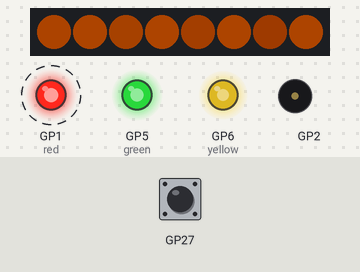
Simulated run of this program. Board: Raspberry Pi Pico running CircuitPython. Parts: 8 RGB LEDs in strip order, left to right, output pins drawn as LEDs (lit = HIGH), buzzer (waves = sounding). Dashed ring = blinking. The test bench sets the inputs (shaded band); at power-on: GP27 HIGH. Dim RGB values are drawn brighter than linear; random numbers come from a fixed seed; pins used as bus, display or sensor lines are not drawn.

Above: at 1.2 s.
1.3 s: GP27 pulled LOW for 0.15 s
At 1.64 s:
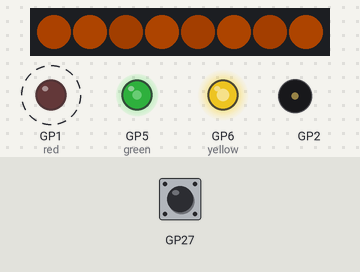
2.0 s: GP27 pulled LOW for 1 s
At 2.15 s:
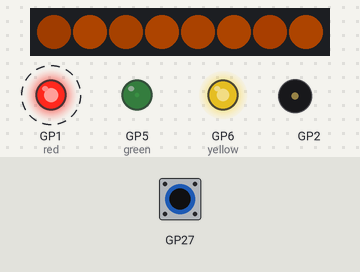
At 3.36 s:
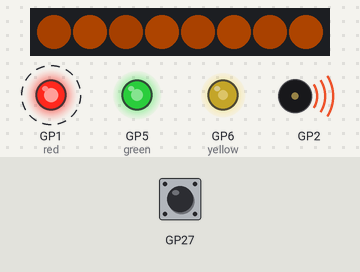
3.6 s: GP27 pulled LOW for 0.15 s
4.3 s: GP27 pulled LOW for 3.2 s
8.1 s: GP27 pulled LOW for 0.15 s
8.8 s: GP27 pulled LOW for 1 s
At 12.42 s:
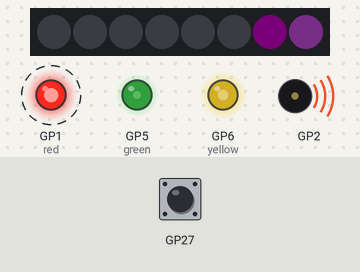
Timing chart, 0 to 13.7 s (numbered marks = the images above; inputs shaded):
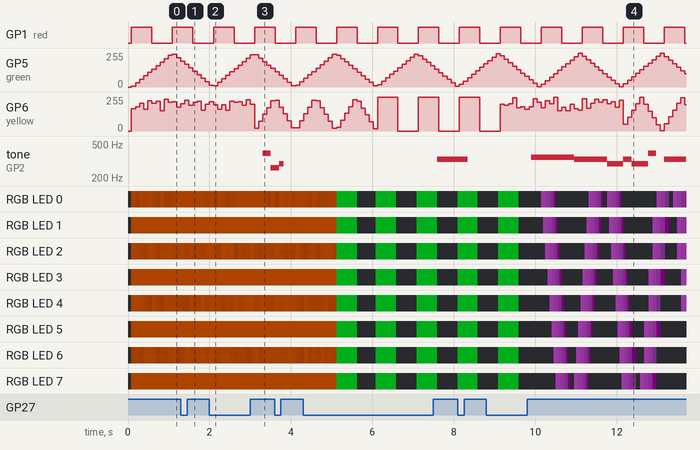

The program:

code.py
```python
from adafruit_led_animation.animation import Animation
from adafruit_led_animation.sequence import AnimationSequence
from adafruit_led_animation.animation.blink import Blink
from adafruit_led_animation.animation.comet import Comet
from adafruit_led_animation.animation.chase import Chase
from adafruit_led_animation.animation.colorcycle import ColorCycle
from adafruit_led_animation.animation.pulse import Pulse
from adafruit_led_animation.animation.sparkle import Sparkle
from adafruit_led_animation.animation.rainbow import Rainbow
from adafruit_led_animation.animation.rainbowchase import RainbowChase
from adafruit_led_animation.animation.rainbowcomet import RainbowComet
from adafruit_led_animation.animation.rainbowsparkle import RainbowSparkle
from adafruit_led_animation.color import RED, YELLOW, ORANGE, GREEN, TEAL, CYAN
from adafruit_led_animation.color import BLUE, PURPLE, MAGENTA, WHITE, BLACK
from adafruit_led_animation.color import GOLD, PINK, AQUA, JADE, AMBER, OLD_LACE

from chrismas_songs import ALL_SONGS
from leds import LED
from music import AudioPin, Song, SongSequence
from neopixel import NeoPixel
from pixel_animations import Flicker
from songs import decode_song

import framework


def init(audio: AudioPin, red: LED, green: LED, yellow: LED, pixels: NeoPixel):
    notes = [
        "C4:1", "D:1", "E:1", "F:1", "G:1", "A:1", "B:1", "C5:1",
        "B4:1", "A:1", "G:1", "F:1", "E:1", "D:1", "C:1"]
    song = Song(audio, decode_song(notes), 0.2)
    framework.music = SongSequence(song, loop=True)

    framework.yellow_animation = Flicker(yellow, speed=0.1, color=WHITE, spacing=1)
    framework.animation = Comet(pixels, speed=0.01, color=PINK, tail_length=7, bounce=True)


# Execute the script proper using the framework.
from framework import run
run(init)
```

chrismas_songs.py
```python
# This file contains some example Christmas songs already prepared using
# the song notation defined in songs.py.

JINGLE_BELLS_MUSIC = [
    "E4:2", "E:2", "E:4", "E:2", "E:2", "E:4",
    "E:2", "G:2", "C:2", "D:2", "E:8",
    "F:2", "F:2", "F:2", "F:2", "F:2", "E:2", "E:2", "E:1", "E:1",
    "E:2", "D:2", "D:2", "E:2", "D:4", "G:2", "R:2",
    "E:2", "E:2", "E:4", "E:2", "E:2", "E:4",
    "E:2", "G:2", "C:2", "D:2", "E:8",
    "F:2", "F:2", "F:2", "F:2", "F:2", "E:2", "E:2", "E:1", "E:1",
    "G:2", "G:2", "F:2", "D:2", "C:8",
    "R:8"]
JINGLE_BELLS_SPEED = 0.1
JINGLE_BELLS = (JINGLE_BELLS_MUSIC, JINGLE_BELLS_SPEED)

RUDOLPH_MUSIC = [
    "G4:1", "A:2", "G:1", "E:2", "C5:2", "A4:2", "G:6",
    "G:1", "A:1", "G:1", "A:1", "G:2", "C5:2", "B4:8",
    "F:1", "G:2", "F:1", "D:2", "B:2", "A:2", "G:6",
    "G:1", "A:1", "G:1", "A:1", "G:2", "A:2", "E:8",
    "G:1", "A:2", "G:1", "E:2", "C5:2", "A4:2", "G:6",
    "G:1", "A:1", "G:1", "A:1", "G:2", "C5:2", "B4:8",

    "F:1", "G:2", "F:1", "D:2", "B:2", "A:2", "G:6",
    "G:1", "A:1", "G:1", "A:1", "G:2", "D5:2", "C:8",
    "A4:2", "A:2", "C5:2", "A4:2", "G:2", "E:2", "G:4",
    "F:2", "A:2", "G:2", "F:2", "E:8",
    "D:2", "E:2", "G:2", "A:2", "B:2", "B:2", "B:4",
    "D5:2", "C:2", "B4:2", "A:2", "G:2", "F:2", "D:4",

    "G:1", "A:2", "G:1", "E:2", "C5:2", "A4:2", "G:6",
    "G:1", "A:1", "G:1", "A:1", "G:2", "C5:2", "B4:8",
    "F:1", "G:2", "F:1", "D:2", "B:2", "A:2", "G:6",
    "G:1", "A:1", "G:1", "A:1", "G:2", "D5:2", "C:8",
    "R:8"]
RUDOLPH_SPEED = 0.15
RUDOLPH = (RUDOLPH_MUSIC, RUDOLPH_SPEED)

SANTA_MUSIC = [
    "G4:1",
    "C:1", "C:1", "D:1", "E:1", "E:1", "F:1", "G:3", "C5:3",
    "A4:2", "G:1", "F:2", "A:1", "G:3", "R:2", "G:1",

    "C5:2", "C:1", "B4:2", "B:1", "A:1", "A:1", "A:1", "G:2", "G:1",
    "E:2", "E:1", "D:2", "C:1", "G:3", "R:2", "G:1",

    "C5:2", "C:1", "B4:2", "B:1", "A:1", "A:1", "A:1", "G:2", "G:1",
    "E:2", "E:1", "G:1", "F:1", "E:1", "D:3", "R:2", "G:1",

    "C:1", "C:1", "D:1", "E:1", "E:1", "F:1", "G:3", "C5:2", "A4:1",
    "G:2", "C5:1", "B4:2", "D5:1", "C:7",

    "R:8"]
SANTA_SPEED = 0.15
SANTA = (SANTA_MUSIC, SANTA_SPEED)

MERRY_CHRISTMAS_MUSIC = [
    "D4:2",
    "G:2", "G:1", "A:1", "G:1", "F:1", "E:2", "C:2", "E:2",
    "A:2", "A:1", "B:1", "A:1", "G:1", "F:2", "D:2", "F:2",
    "B:2", "B:1", "C5:1", "B4:1", "A:1", "G:2", "E:2", "D:1", "D:1",
    "E:2", "A:2", "F:2", "G:4", "D:2",
    "G:2", "G:2", "G:2", "F:4", "F:2",
    "G:2", "F:2", "E:2", "D:4", "A:2",
    "B:2", "A:1", "A:1", "G:1", "G:1", "D5:2", "D4:2", "D:1", "D:1",
    "E:2", "A:2", "F:2", "G:4", "R:2",
    "R:4"]
MERRY_CHRISTMAS_SPEED = 0.15
MERRY_CHRISTMAS = (MERRY_CHRISTMAS_MUSIC, MERRY_CHRISTMAS_SPEED)

ALL_SONGS = [JINGLE_BELLS, RUDOLPH, SANTA, MERRY_CHRISTMAS]
```

leds.py
```python
import digitalio
from microcontroller import Pin
import pwmio

try:
    from typing import Optional, Tuple, Union, Sequence

    ColorUnion = Union[int, Tuple[int, int, int], Tuple[int, int, int, int]]
except ImportError:
    pass

MAX_DUTY = 65535


class LED:
    def __init__(self, pin: Pin, brightness: float = 1.0, auto_write: bool = True):

        if brightness < 0 or brightness > 1.0:
            raise Exception("LEDs: Brightness %s is out of range!" % brightness)

        self.pin = pin
        self.pwm = pwmio.PWMOut(pin, frequency=1000)
        self.auto_write = auto_write

        self._brightness = 1.0
        self.brightness = brightness

    def deinit(self) -> None:
        self.fill(0)
        self.show()
        self.pin.deinit()

    @property
    def brightness(self):
        return self._brightness

    @brightness.setter
    def brightness(self, value: float):
        value = min(max(value, 0.0), 1.0)
        change = value - self._brightness
        if -0.001 < change < 0.001:
            return

        self._brightness = value

        if self.auto_write:
            self.show()

    # Turns the LED fully on.
    def on(self):
        self.brightness = 1.0

    # Turns the LED fully off.
    def off(self):
        self.brightness = 0.0

    @property
    def n(self) -> int:
        return 1

    def __len__(self):
        return 1

    def show(self) -> None:
        self.pwm.duty_cycle = int(MAX_DUTY * self._brightness)

    def fill(self, color: ColorUnion):
        r, g, b, w = self._parse_color(color)
        self.brightness = w / 0xFF
        if self.auto_write:
            self.show()

    @staticmethod
    def _parse_color(value: ColorUnion) -> Tuple[int, int, int, int]:
        # If 4 colours are specified, the 4th colour is used for the LED brightness.
        if isinstance(value, int):
            r = value >> 16
            g = (value >> 8) & 0xFF
            b = value & 0xFF
            # Average out the RBG intensities.
            w = (r + g + b) / 3

        else:
            if len(value) < 3 or len(value) > 4:
                raise ValueError(
                    "Expected tuple of length {}, got {}".format(4, len(value))
                )

            if len(value) == 3:
                r, g, b = value
                # Average out the RBG intensities.
                w = (r + g + b) / 3
            else:
                r, g, b, w = value

        return r, g, b, w

    def __setitem__(self, index: Union[int, slice], val: Union[ColorUnion, Sequence[ColorUnion]]):
        if isinstance(index, slice):
            val = val[0]

        r, g, b, w = self._parse_color(val)
        self.fill((r, g, b, w))

    def __getitem__(self, index: Union[int, slice]):
        val = self.brightness * 255
        return val, val, val
```

music.py
```python
import pwmio
from microcontroller import Pin

from adafruit_led_animation import MS_PER_SECOND, monotonic_ms


class AudioPin:
    def __init__(self, pin: Pin, volume=2 ** 10):
        self._pin = pin
        self._buzzer = None
        self._volume = volume

    @property
    def volume(self):
        return self._volume

    @volume.setter
    def volume(self, volume):
        self._volume = volume

    def play(self, frequency: int):
        if self._buzzer:
            self._buzzer.deinit()
            self._buzzer = None

        if frequency == 0:
            self.off()
        else:
            self._buzzer = pwmio.PWMOut(self._pin, frequency=frequency)
            self._buzzer.duty_cycle = self.volume

    def off(self):
        if self._buzzer:
            if self._buzzer is not None:
                self._buzzer.duty_cycle = 0
                self._buzzer.deinit()
            self._buzzer = None


class Song:
    def __init__(self, pin: AudioPin, song: [(int, int)], speed, loop=True, paused=False, name=None):

        self._pin = pin
        self._song = song
        self._index = 0  # The next note to play.
        self._loop = loop
        self._paused = paused
        self._speed_ms = 0
        self._next_update = monotonic_ms()
        self._time_left_at_pause = 0
        self.speed = speed  # sets _speed_ms
        self.name = name

    def play(self):
        if self.paused:
            return False

        now = monotonic_ms()
        if now < self._next_update:
            return False

        frequency, duration = self._song[self._index]
        self._index += 1
        if self._index >= len(self._song):
            self._index = 0
            if not self._loop:
                self.pause()

        self._pin.play(frequency)

        self._next_update = now + (self._speed_ms * duration)
        return True

    @property
    def paused(self):
        return self._paused

    def pause(self):
        """
        Stops playing until resumed.
        """
        if self.paused:
            return

        self._paused = True
        self._time_left_at_pause = max(0, monotonic_ms() - self._next_update)

        self._pin.off()

    def resume(self):
        """
        Resumes the music if it has been paused.
        """
        if not self.paused:
            return

        self._next_update = monotonic_ms() + self._time_left_at_pause
        self._time_left_at_pause = 0
        self._paused = False

        frequency, duration = 0, 0
        if self._index > 0:
            frequency, duration = self._song[self._index]

        self._pin.play(frequency)

    @property
    def speed(self):
        """
        The speed in fractional seconds.
        """
        return self._speed_ms / MS_PER_SECOND

    @speed.setter
    def speed(self, seconds):
        self._speed_ms = int(seconds * MS_PER_SECOND)

    def reset(self):
        """
        Resets the music sequence back to the beginning.
        """
        self._pin.off()
        self._index = 0


class SongSequence:
    def __init__(self, *members: Song, loop=True, name=None):
        self._members = members
        self._loop = loop
        self._current = 0
        self._paused = False
        self.name = name
        # Disable auto loop in the individual songs.
        for member in self._members:
            member._loop = False

    def activate(self, index):
        """
        Activates a specific song.
        """
        self.song.reset()
        self.song.resume()
        if isinstance(index, str):
            self._current = [member.name for member in self._members].index(index)
        else:
            self._current = index

        self.song.reset()
        self.song.resume()

    def next(self):
        """
        Jump to the next song.
        """
        current = self._current + 1
        if current >= len(self._members):
            if not self._loop:
                self.pause()

        self.activate(current % len(self._members))

    def previous(self):
        """
        Jump to the previous song.
        """
        current = self._current - 1
        self.activate(current % len(self._members))

    def play(self):
        """
        Call play() from your code's main loop. It will play the current song
        or go to the next song.
        """
        if not self.paused and self.song.paused:
            self.next()

        if not self.paused:
            return self.song.play()

        return False

    @property
    def song(self) -> Song:
        """
        Returns the current song in the sequence.
        """
        return self._members[self._current]

    @property
    def paused(self):
        return self._paused

    def pause(self):
        """
        Pauses the current song in the sequence.
        """
        if self.paused:
            return
        self._paused = True
        self.song.pause()

    def resume(self):
        """
        Resume the current song in the sequence, and resumes auto advance if enabled.
        """
        if not self.paused:
            return
        self._paused = False
        self.song.resume()

    def reset(self):
        """
        Resets the current song to the first song.
        """
        self.activate(0)
```

pixel_animations.py
```python
import array
import random
from adafruit_led_animation.animation import Animation


# This flickers each neopixel that is "on" (has a brightness > 0). This function
# by default flickers each pixel but is configurable using every. The flicker
# sets the brightness of the pixels to a random value between base and (base + flame).


# base=150, flame=105, every=1
class Flicker(Animation):

    def __init__(
            self, pixel_object, speed, color, spacing=1, base=150, flame=105, name=None):
        size = len(pixel_object)
        self._size = size
        self._spacing = spacing
        self._base = base
        self._flame = flame
        self._red = array.array("I", [0 for _ in range(size)])
        self._green = array.array("I", [0 for _ in range(size)])
        self._blue = array.array("I", [0 for _ in range(size)])
        super().__init__(pixel_object, speed, color, name=name)
        self.set_all(color)

    def get(self, i):
        if i < 0 or i >= self._size:
            raise Exception("NeoPixels: Index %s is out of bounds!" % i)

        r = int(self._red[i]) & 0xFF  # 8-bit red dimmed to brightness
        g = int(self._green[i]) & 0xFF  # 8-bit green dimmed to brightness
        b = int(self._blue[i]) & 0xFF  # 8-bit blue dimmed to brightness
        return r, g, b

    def set(self, i, colour):
        if i < 0 or i >= self._size:
            raise Exception("NeoPixels: Index %s is out of bounds!" % i)

        self._red[i] = colour[0] & 0xFF
        self._green[i] = colour[1] & 0xFF
        self._blue[i] = colour[2] & 0xFF
        self.pixel_object[i] = (self._red[i], self._green[i], self._blue[i])

    def set_all(self, colour):
        for i in range(self._size):
            self.set(i, colour)  # show all colors

    def draw(self):
        for i in range(0, self._size, self._spacing):
            brightness = random.randint(0, self._flame)
            r = int(self._red[i] * (self._base + brightness) / 255) & 0xFF  # 8-bit red dimmed to brightness
            g = int(self._green[i] * (self._base + brightness) / 255) & 0xFF  # 8-bit green dimmed to brightness
            b = int(self._blue[i] * (self._base + brightness) / 255) & 0xFF  # 8-bit blue dimmed to brightness
            self.pixel_object[i] = (r, g, b)

    def __len__(self):
        """
        Number of pixels.
        """
        return self._size

    def __getitem__(self, index: int):
        return self.get(index)

    def __setitem__(self, index: int, colour):
        self.set(index, colour)
```

songs.py
```python
# Coverts an encoded note to a tuple of (note, octave, duration)
# The encoded note can be one of:
#   <note>:<duration>
#   <note><octave>:<duration>
#
# Examples:
#    C:1
#    A5:2
#
def parse_encoded_note(encoded_note: str) -> (str, int, int):
    # -1 means use the same octave as the previous note.
    octave = -1

    parts = encoded_note.split(":")
    # The first character of the first part is the note.
    note = parts[0][0]

    # If the first part has a second character, use it as the octave.
    if len(parts[0]) > 1:
        octave = int(parts[0][1])

    # The second part is the duration as an integer number.
    duration = int(parts[1])

    return note, octave, duration


# Converts the song into a list of tuples of: (note, octave, duration)
def encoded_song_to_triplets(song: [str]) -> [(str, int, int)]:
    result = []

    current_octave = 4

    for encoded_note in song:
        note, octave, duration = parse_encoded_note(encoded_note)
        if octave < 0:
            octave = current_octave
        else:
            current_octave = octave

        # Rests should always have a zero octave.
        if note == "P" or note == "R":
            note = "P"
            octave = 0

        result.append((note, octave, duration))

    return result


# Converts a song of (note, octave, duration) triplets to (tone, duration) pairs.
def triplets_to_tones_and_durations(song: [(str, int, int)]) -> [(int, int)]:
    result = []
    for note, octave, duration in song:
        tone = note + str(octave)
        result.append((TONES[tone], duration))

    return result


# Coverts a song of encoded notes into pairs of (tone, duration).
def decode_song(encoded_song: [str]) -> [(int, int)]:
    return triplets_to_tones_and_durations(encoded_song_to_triplets(encoded_song))


TONES = {
    "P0": 0,
    "B0": 31,
    "C1": 33,
    "CS1": 35,
    "D1": 37,
    "DS1": 39,
    "E1": 41,
    "F1": 44,
    "FS1": 46,
    "G1": 49,
    "GS1": 52,
    "A1": 55,
    "AS1": 58,
    "B1": 62,
    "C2": 65,
    "CS2": 69,
    "D2": 73,
    "DS2": 78,
    "E2": 82,
    "F2": 87,
    "FS2": 93,
    "G2": 98,
    "GS2": 104,
    "A2": 110,
    "AS2": 117,
    "B2": 123,
    "C3": 131,
    "CS3": 139,
    "D3": 147,
    "DS3": 156,
    "E3": 165,
    "F3": 175,
    "FS3": 185,
    "G3": 196,
    "GS3": 208,
    "A3": 220,
    "AS3": 233,
    "B3": 247,
    "C4": 262,
    "CS4": 277,
    "D4": 294,
    "DS4": 311,
    "E4": 330,
    "F4": 349,
    "FS4": 370,
    "G4": 392,
    "GS4": 415,
    "A4": 440,
    "AS4": 466,
    "B4": 494,
    "C5": 523,
    "CS5": 554,
    "D5": 587,
    "DS5": 622,
    "E5": 659,
    "F5": 698,
    "FS5": 740,
    "G5": 784,
    "GS5": 831,
    "A5": 880,
    "AS5": 932,
    "B5": 988,
    "C6": 1047,
    "CS6": 1109,
    "D6": 1175,
    "DS6": 1245,
    "E6": 1319,
    "F6": 1397,
    "FS6": 1480,
    "G6": 1568,
    "GS6": 1661,
    "A6": 1760,
    "AS6": 1865,
    "B6": 1976,
    "C7": 2093,
    "CS7": 2217,
    "D7": 2349,
    "DS7": 2489,
    "E7": 2637,
    "F7": 2794,
    "FS7": 2960,
    "G7": 3136,
    "GS7": 3322,
    "A7": 3520,
    "AS7": 3729,
    "B7": 3951,
    "C8": 4186,
    "CS8": 4435,
    "D8": 4699,
    "DS8": 4978
}
```

Source omitted: framework.py (3230 bytes), demo.py (2727 bytes), config.py (461 bytes)

Measured:
- after the input at 2.0 s, tone on GP2: silent → 392 Hz after 1.3 s, → 262 Hz 0.20 s later
- after the input at 4.3 s, tone on GP2: silent → 330 Hz after 3.3 s
- after the input at 8.8 s, tone on GP2: plays 349 Hz for 1.1 s, 330 Hz for 0.81 s, 294 Hz for 0.40 s, 330 Hz for 0.20 s, 294 Hz for 0.40 s, 392 Hz for 0.20 s … (7 notes in this stretch), starting after 1.1 s
- by itself, GP1 (red): alternates HIGH for 0.50 s and LOW for 0.50 s
